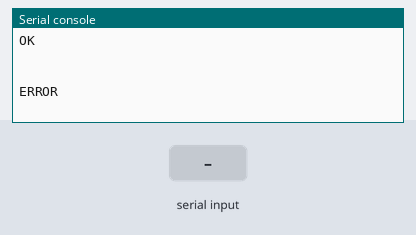
Simulated run of this program. Board: Raspberry Pi Pico running MicroPython. Parts: the last lines printed to the serial console. Inputs (shaded band) come from the test bench. The modem accepts every AT command (registered, SIM ready, sends succeed) and sends nothing else; the modem answers ERROR to commands that open or use a data connection.

Above: at 16.2 s.
16.3 s: "1\n" received over the second serial link
At 16.6 s:
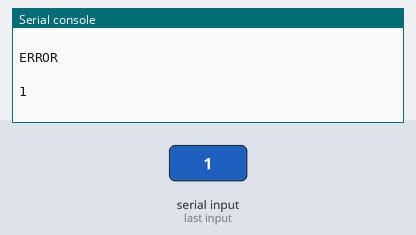
17.8 s: "0\n" received over the second serial link
At 19.0 s:
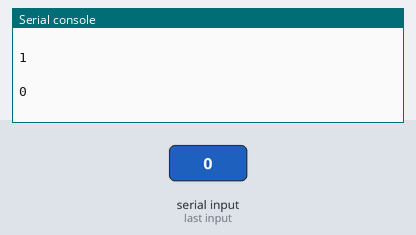
19.3 s: "2\n" received over the second serial link
At 20.1 s:
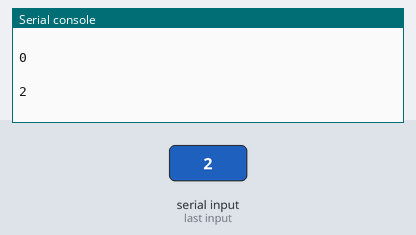

The program:

UDP.py
```python
from machine import UART, Pin
import utime,time

SSID='OpenWrt'
password = 'mywifi1213'
remote_IP = '192.168.9.147'
remote_Port = '8087'
local_Port = '1112'

uart = UART(0, 115200)

def sendCMD(cmd,ack,timeout=2000):
    uart.write(cmd+'\r\n')
    t = utime.ticks_ms()
    while (utime.ticks_ms() - t) < timeout:
        s=uart.read()
        if(s != None):
            s=s.decode()
            print(s)
            if(s.find(ack) >= 0):
                return True
    return False

uart.write('+++')
time.sleep(1)
if(uart.any()>0):uart.read()
sendCMD("AT","OK")
sendCMD("AT+CWMODE=3","OK")
sendCMD("AT+CWJAP=\""+SSID+"\",\""+password+"\"","OK",20000)
sendCMD("AT+CIFSR","OK")
sendCMD("AT+CIPSTART=\"UDP\",\""+remote_IP+"\","+remote_Port+","+local_Port+",0","OK",10000)
sendCMD("AT+CIPMODE=1","OK")
sendCMD("AT+CIPSEND",">")

uart.write('Hello World !!!\r\n')
uart.write('ESP8266 TCP Client\r\n')
while True:
    s=uart.read()
    if(s != None):
        s=s.decode()
        print(s)
        uart.write(s)
```

Measured:
- after the input at 16.3 s, the serial console: prints a new line at once (image 1)
- after the input at 17.8 s, the serial console: prints a new line at once (image 2)
- after the input at 19.3 s, the serial console: prints a new line at once (image 3)
